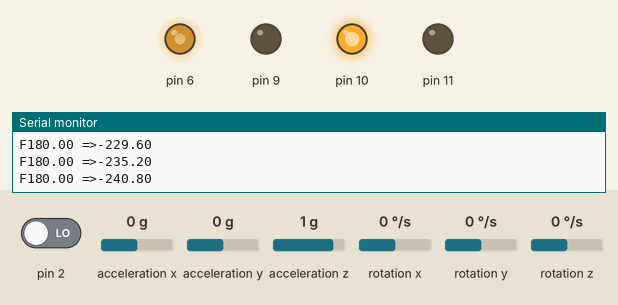
This sketch was run on a simulated Arduino Uno, built with avr-gcc and run on an emulated ATmega328P. On the bench: output pins drawn as LEDs (lit = HIGH), the last lines printed to the serial monitor. Inputs (shaded band) come from the test bench; at power-on: acceleration x 0 g, acceleration y 0 g, acceleration z 1 g, pin 2 LOW, rotation x 0 °/s, rotation y 0 °/s, rotation z 0 °/s. The sensor or clock chip raises its interrupt line as the real part does.

Above: at 1.7 s.
1.8 s: acceleration x set to -0.8 g
At 3.0 s:
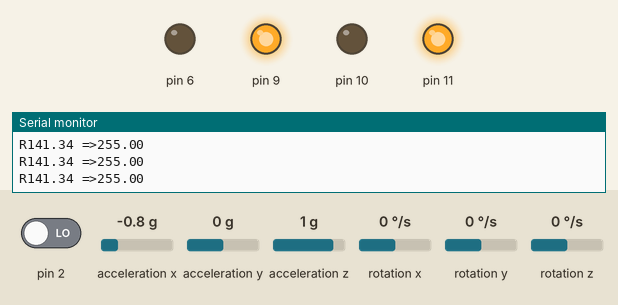
3.3 s: acceleration x set to 0.1 g
At 4.4 s:
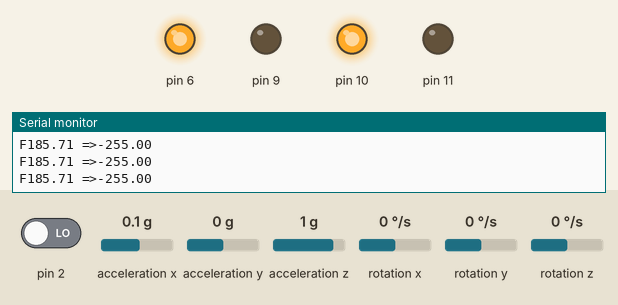
5.1 s: acceleration x set to -0.1 g
At 5.58 s:
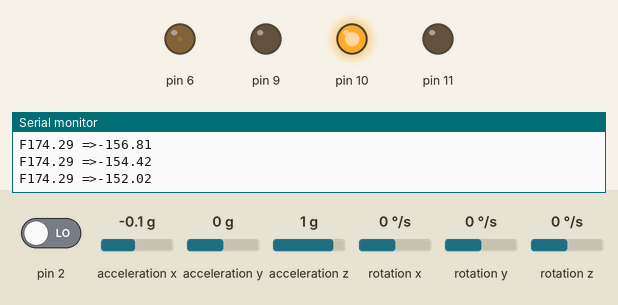
8.1 s: acceleration y set to -1.4 g
11.1 s: acceleration z set to -0.8 g
At 11.36 s:
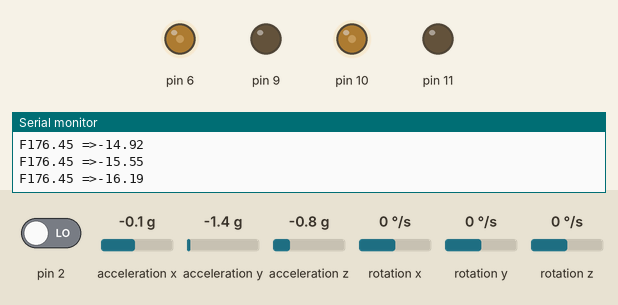
14.1 s: acceleration z set to 0.1 g
Timing chart, 0 to 18.1 s (numbered marks = the images above; inputs shaded):
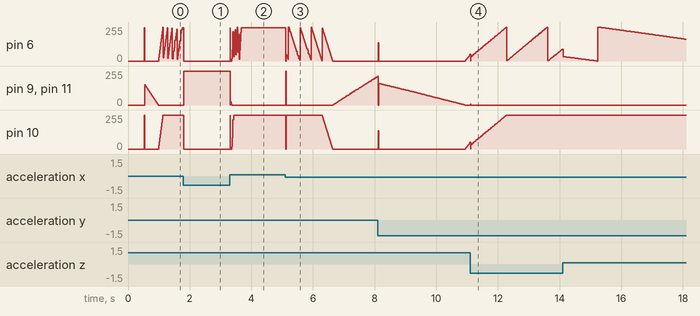

Measured:
- after the input at 1.8 s, pin 6: 251/255 → 0/255 at once; pin 9, pin 11: 0/255 → 255/255 at once; pin 10: 255/255 → 0/255 at once
- after the input at 3.3 s, pin 6: ramps from 0/255 to 252/255 and jumps back, once every 0.07 s; pin 9, pin 11: 255/255 → 0/255 at once; pin 10: 0/255 → 255/255 at once
- after the input at 11.1 s, pin 9, pin 11: 0/255 → 11/255 at once, → 0/255 0.01 s later

The sketch:

self_balancing_car.ino
```cpp
#include "I2Cdev.h"
#include <PID_v1.h> //From https://github.com/br3ttb/Arduino-PID-Library/blob/master/PID_v1.h
#include "MPU6050_6Axis_MotionApps20.h" //https://github.com/jrowberg/i2cdevlib/tree/master/Arduino/MPU6050

MPU6050 mpu;

// MPU control/status vars
bool dmpReady = false;  // set true if DMP init was successful
uint8_t mpuIntStatus;   // holds actual interrupt status byte from MPU
uint8_t devStatus;      // return status after each device operation (0 = success, !0 = error)
uint16_t packetSize;    // expected DMP packet size (default is 42 bytes)
uint16_t fifoCount;     // count of all bytes currently in FIFO
uint8_t fifoBuffer[64]; // FIFO storage buffer

// orientation/motion vars
Quaternion q;           // [w, x, y, z]         quaternion container
VectorFloat gravity;    // [x, y, z]            gravity vector
float ypr[3];           // [yaw, pitch, roll]   yaw/pitch/roll container and gravity vector

/*********Tune these 4 values for your BOT*********/
double setpoint= 176; //set the value when the bot is perpendicular to ground using serial monitor.
//Read the project documentation on circuitdigest.com to learn how to set these values
double Kp = 21; //Set this first
double Kd = 0.8; //Set this secound
double Ki = 140; //Finally set this
/******End of values setting*********/

double input, output;
PID pid(&input, &output, &setpoint, Kp, Ki, Kd, DIRECT);

volatile bool mpuInterrupt = false;     // indicates whether MPU interrupt pin has gone high
void dmpDataReady()
{
    mpuInterrupt = true;
}

void setup() {
  Serial.begin(115200);

  // initialize device
    Serial.println(F("Initializing I2C devices..."));
    mpu.initialize();

     // verify connection
    Serial.println(F("Testing device connections..."));
    Serial.println(mpu.testConnection() ? F("MPU6050 connection successful") : F("MPU6050 connection failed"));
//delay(2000);
    // load and configure the DMP
    devStatus = mpu.dmpInitialize();


    // supply your own gyro offsets here, scaled for min sensitivity
    mpu.setXGyroOffset(220);
    mpu.setYGyroOffset(76);
    mpu.setZGyroOffset(-85);
    mpu.setZAccelOffset(1688);

      // make sure it worked (returns 0 if so)
    if (devStatus == 0)
    {
        // turn on the DMP, now that it's ready
        Serial.println(F("Enabling DMP..."));
        mpu.setDMPEnabled(true);

        // enable Arduino interrupt detection
        Serial.println(F("Enabling interrupt detection (Arduino external interrupt 0)..."));
        attachInterrupt(0, dmpDataReady, RISING);
        mpuIntStatus = mpu.getIntStatus();

        // set our DMP Ready flag so the main loop() function knows it's okay to use it
        Serial.println(F("DMP ready! Waiting for first interrupt..."));
        dmpReady = true;

        // get expected DMP packet size for later comparison
        packetSize = mpu.dmpGetFIFOPacketSize();

        //setup PID
        pid.SetMode(AUTOMATIC);
        pid.SetSampleTime(10);
        pid.SetOutputLimits(-255, 255);
    }
    else
    {
        // ERROR!
        // 1 = initial memory load failed
        // 2 = DMP configuration updates failed
        // (if it's going to break, usually the code will be 1)
        Serial.print(F("DMP Initialization failed (code "));
        Serial.print(devStatus);
        Serial.println(F(")"));
    }

//Initialise the Motor outpu pins
    pinMode (6, OUTPUT);
    pinMode (9, OUTPUT);
    pinMode (10, OUTPUT);
    pinMode (11, OUTPUT);

//By default turn off both the motors
    analogWrite(6,LOW);
    analogWrite(9,LOW);
    analogWrite(10,LOW);
    analogWrite(11,LOW);
}

void loop() {

    // if programming failed, don't try to do anything
    if (!dmpReady) return;

    // wait for MPU interrupt or extra packet(s) available
    while (!mpuInterrupt && fifoCount < packetSize)
    {
        //no mpu data - performing PID calculations and output to motors
        pid.Compute();

        //Print the value of Input and Output on serial monitor to check how it is working.
        Serial.print(input); Serial.print(" =>"); Serial.println(output);

       if (input>130 && input<205){//If the Bot is falling

        if (output<0) //Falling towards front
        {Forward();} //Rotate the wheels forward
        else if (output>0) //Falling towards back
       { Reverse();} //Rotate the wheels backward
        }
        else //If Bot not falling
        {Stop();} //Hold the wheels still

    }

    // reset interrupt flag and get INT_STATUS byte
    mpuInterrupt = false;
    mpuIntStatus = mpu.getIntStatus();

    // get current FIFO count
    fifoCount = mpu.getFIFOCount();

    // check for overflow (this should never happen unless our code is too inefficient)
    if ((mpuIntStatus & 0x10) || fifoCount == 1024)
    {
        // reset so we can continue cleanly
        mpu.resetFIFO();
        Serial.println(F("FIFO overflow!"));

    // otherwise, check for DMP data ready interrupt (this should happen frequently)
    }
    else if (mpuIntStatus & 0x02)
    {
        // wait for correct available data length, should be a VERY short wait
        while (fifoCount < packetSize) fifoCount = mpu.getFIFOCount();

        // read a packet from FIFO
        mpu.getFIFOBytes(fifoBuffer, packetSize);

        // track FIFO count here in case there is > 1 packet available
        // (this lets us immediately read more without waiting for an interrupt)
        fifoCount -= packetSize;

        mpu.dmpGetQuaternion(&q, fifoBuffer); //get value for q
        mpu.dmpGetGravity(&gravity, &q); //get value for gravity
        mpu.dmpGetYawPitchRoll(ypr, &q, &gravity); //get value for ypr

        input = ypr[1] * 180/M_PI + 180;

   }
}

void Forward() //Code to rotate the wheel forward
{
    analogWrite(6,output*-5);
    analogWrite(9,0);
    analogWrite(10,output*-5);
    analogWrite(11,0);
    Serial.print("F"); //Debugging information
}

void Reverse() //Code to rotate the wheel Backward
{
    analogWrite(6,0);
    //analogWrite(9,output*-1);
     analogWrite(9,output*1);
    analogWrite(10,0);
    //analogWrite(11,output*-1);
     analogWrite(11,output*1);
    Serial.print("R");
}

void Stop() //Code to stop both the wheels
{
    analogWrite(6,0);
    analogWrite(9,0);
    analogWrite(10,0);
    analogWrite(11,0);
    Serial.print("S");
}
```
